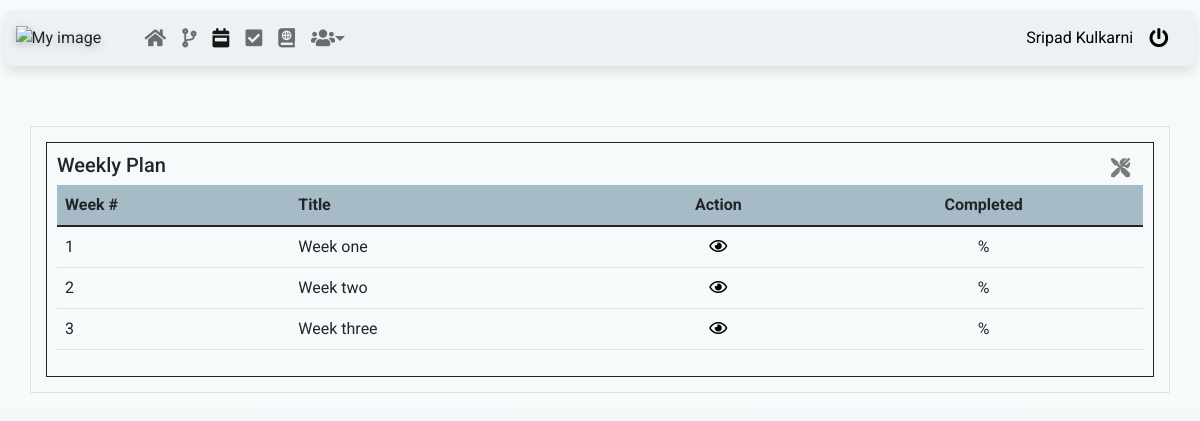
The page /weeks/ (signed in) on the database as committed earlier.
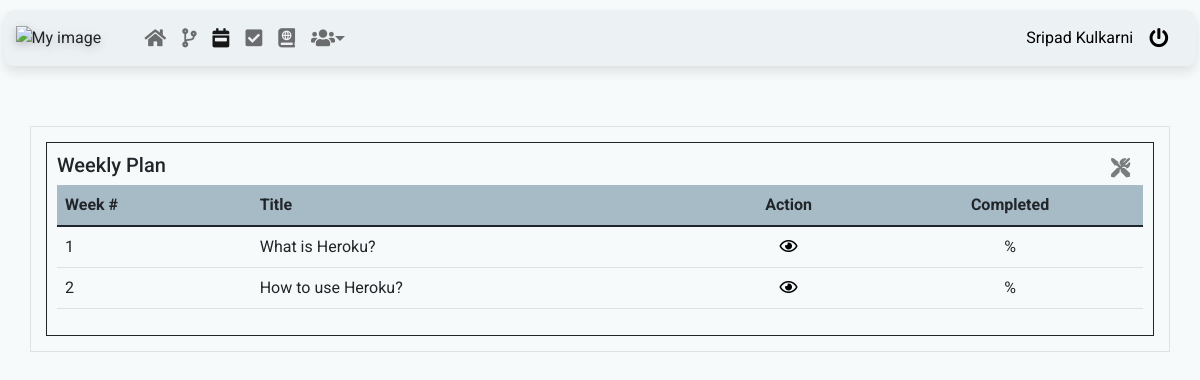
The same page on the database as committed later.
### Onb_app/models.py (models this page shows)
class weeks_data(models.Model):
    weekid = models.IntegerField()
    weektitle = models.CharField(max_length=200)

### Onb_app/views.py (the view, shortened to what this page needs)
# urls.py: path('weeks/', views.weeks),
@login_required(login_url='/login')
def weeks(request):
	if request.user.profile.role=="MANAGER" or request.user.is_superuser or request.user.profile.role=="ENGINEER":
		week = weeks_data.objects.all().order_by('weekid')
		user = User.objects.get(username=request.user)
		return render(request, 'weeks.html', {'week_data':week, 'user':user})

### Templates/weeks.html (shortened to what this page needs)
{% extends 'base.html' %}
{% block content %}
	{% load static %}
<div id="weekstable" class="container-md reg_page" style="display: solid;">
	<div class="row border" style="padding: 10px;">
		<div class="col border border-dark user_table">
			<div class="row">
				<div class="col">
					<h5>Weekly Plan</h5>
				</div>
				{% if user.profile.role == "MANAGER" or user.is_superuser %}
					<div class="col edit" style="text-align: right; display: block;">
						<button type="button" class="btn-close me-2 m-auto fas fa-tools" aria-label="Close" data-bs-toggle="tooltip" data-bs-placement="bottom" title="Refactor" ></button>
					</div>
				{% endif %}
			</div>
			<table class="table table-hover table-responsive week_t" >
				<thead class="thead">
					<tr>
						<th scope="col">Week #</th>
						<th scope="col">Title</th>
						<th scope="col">Action</th>
						<th scope="col">Completed</th>
					</tr>
				</thead>
				<tbody>
				{% if week_data %}
				{% for week_data in week_data %}
					<tr>
						<td>{{week_data.weekid}}</td>
						<td>{{week_data.weektitle}}</td>
						<td><a href="{% url 'content' week_data.weekid %}" class="far fa-eye" style="text-decoration:none;" aria-label="Close" data-bs-toggle="tooltip" data-bs-placement="bottom" title="Explore"></a></td>
						<td>{{ week_data.status }}%</td>
					</tr>
				{% endfor %}
				{% else %}
					<tr><td colspan="5">
						<div class="overlay">
						  <div class="text">No Plan Found</div>
						</div>
					</td></tr>
				{% endif %}
				</tbody>
			</table>
		</div>
	</div>
</div>
{% endblock %}

Rows that differ between the two databases and show on the page:
removed weeks_data: weekid "3", weektitle "Week three"
changed weeks_data: weektitle "Week one" → "What is Heroku?"
changed weeks_data: weektitle "Week two" → "How to use Heroku?"
